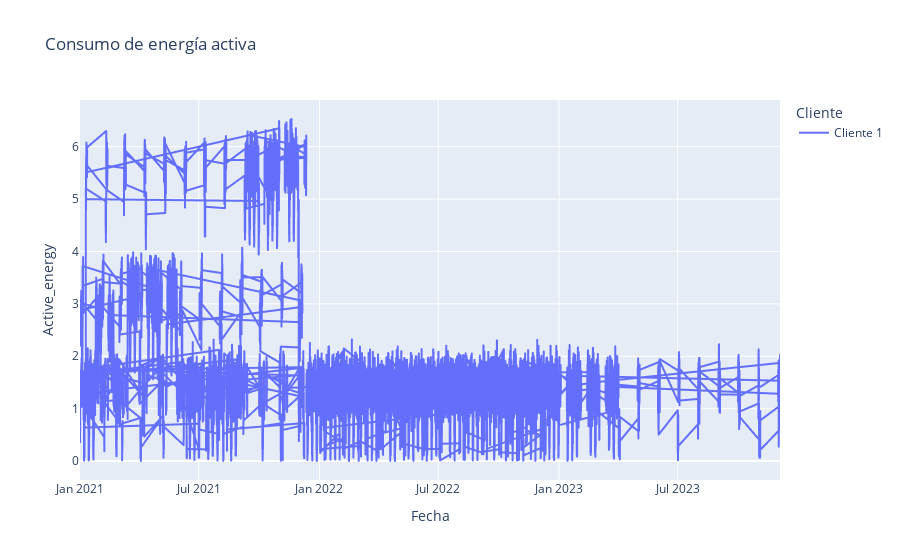

Notebook code for this chart:
### Code cell
fig = px.line(df_c1, x='Fecha', y='Active_energy', title='Consumo de energía activa', color='Cliente')
fig.show()

### Figure 1 — Plotly figure (JSON) as saved in the notebook; plotly's stock layout.template omitted (floating-point values rounded to 4 significant figures; data arrays with more than 128 entries replaced by an {"elided": "..."} marker saying what was removed)
{"data": [{"hovertemplate": "Cliente=Cliente 1<br>Fecha=%{x}<br>Active_energy=%{y}<extra></extra>", "legendgroup": "Cliente 1", "line": {"color": "#636efa", "dash": "solid"}, "marker": {"symbol": "circle"}, "mode": "lines", "name": "Cliente 1", "showlegend": true, "type": "scattergl", "x": {"elided": "19681 str values"}, "xaxis": "x", "y": {"elided": "19681 float values"}, "yaxis": "y"}], "layout": {"legend": {"title": {"text": "Cliente"}, "tracegroupgap": 0}, "title": {"text": "Consumo de energía activa"}, "xaxis": {"anchor": "y", "domain": [0, 1], "title": {"text": "Fecha"}}, "yaxis": {"anchor": "x", "domain": [0, 1], "title": {"text": "Active_energy"}}}}
